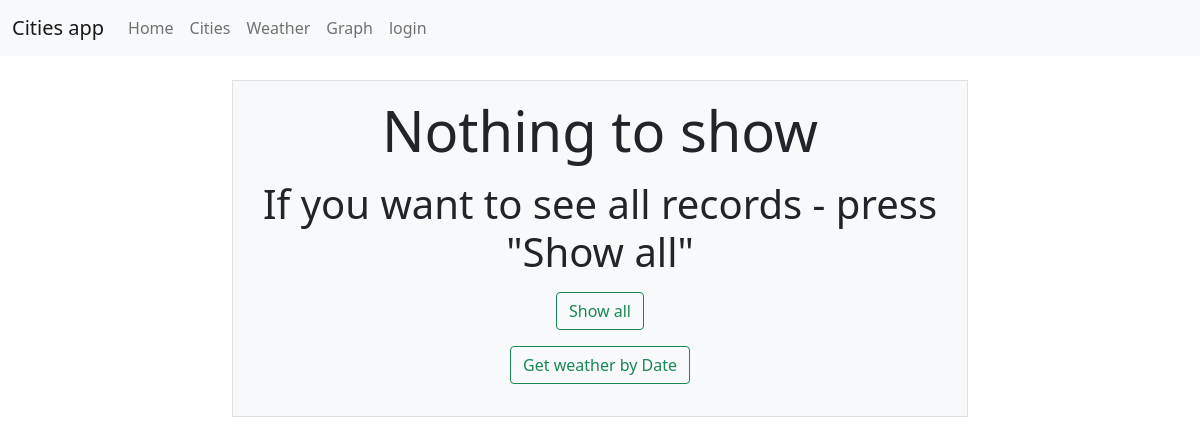
/weather/3, run on an earlier commit of the app's database.
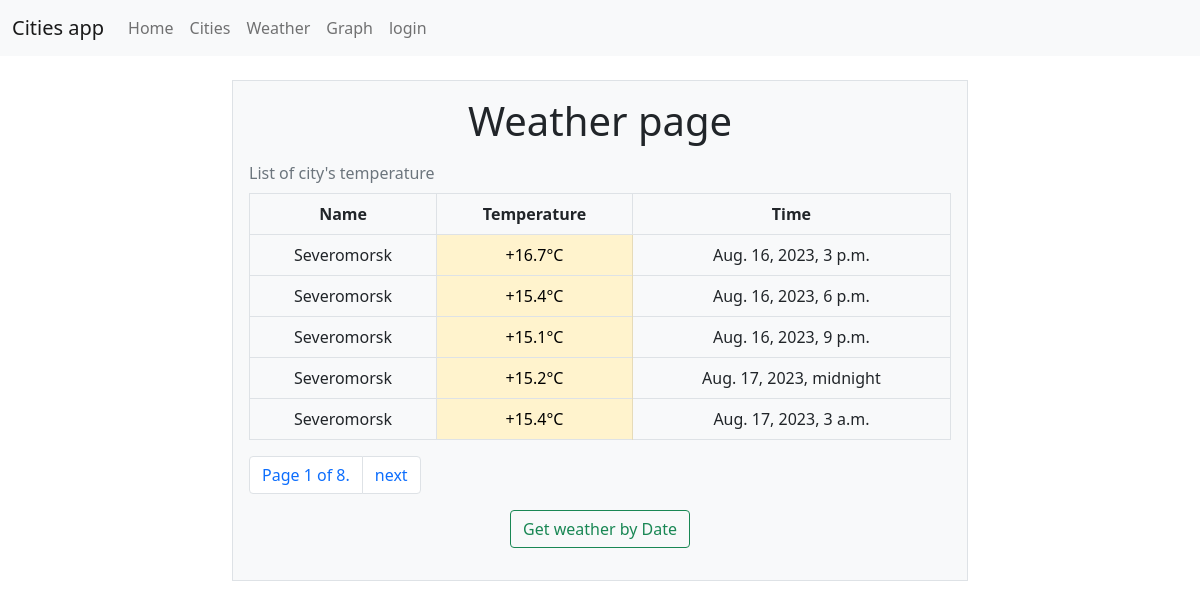
And on a later commit of the database.
### apps/weather/models.py (models this page shows, shortened)
class WeatherValue(models.Model):
    class Meta:
        db_table = "cities_weathervalue"
    date = models.DateTimeField(default=datetime.datetime.now())
    value = models.FloatField(default=0)
    cities = models.ForeignKey(City, on_delete=models.CASCADE)

### apps/cities/models.py (models this page shows)
class City(models.Model):
    def __str__(self):
        return self.name
    class Meta:
        db_table = "cities_city"
    name = models.CharField(max_length=255)

### apps/weather/list_views/weather_detail_view.py (the view)
# urls.py: path('<int:id>', CityWeatherListView.as_view(), name='city-weather'),
class CityWeatherListView(ListView):
    paginate_by = 5
    template_name = "weather/weather_list.html"
    context_object_name = "city_weathers"
    def get_queryset(self):
        city_id = self.request.path.split("/")[-1]
        return weather_queries.get_weather_by_city(city_id)

### apps/weather/queries/weather_queries.py (called while the page is built)
def get_weather_by_city(city_id: int):
    return WeatherValue.objects.\
        filter(cities_id=city_id)

### apps/templates/weather/weathervalue_list.html (shortened to what this page needs)
{% extends "base.html"%}
{% block content %}
{% if object_list.count > 0 %}
<h2 class="display-6">Weather page</h2>
    <table class="table align-middle table-bordered caption-top">
        <caption>List of city's temperature</caption>
        <thead>
            <th>Name</th>
            <th>Temperature</th>
            <th>Time</th>
        </thead>
        {% for weather in object_list %}
        <tr>
            <td>{{ weather.cities }}</td>
            {% if weather.value == 0 %}
            <td class="table-light">{{ weather.value }}&deg;C</td>
            {% elif weather.value < 0 %}
            <td class="table-primary">{{ weather.value }}&deg;C</td>
            {% elif weather.value < 10 %}
            <td class="table-info">+{{ weather.value }}&deg;C</td>
            {% elif weather.value < 15 %}
            <td class="table-success">+{{ weather.value }}&deg;C</td>
            {% elif weather.value < 20 %}
            <td class="table-warning">+{{ weather.value }}&deg;C</td>
            {% else %}
            <td class="table-danger">+{{ weather.value }}&deg;C</td>
            {% endif %}
            <td>{{ weather.date }}</td>
        </tr>
        {% endfor %}
    </table>
    <nav aria-label="Page navigation example">
        <ul class="pagination">
            <li class="page-item">
                <a class="page-link">Page {{ page_obj.number }} of {{ paginator.num_pages }}.</a>
            </li>
            {% if page_obj.has_next %}
            <li class="page-item">
                <a class="page-link" href="?page={{ page_obj.next_page_number }}" >next</a>
            </li>
            {% endif %}
        </ul>
    </nav>
    {% else %}
    <div class="mb-3">
        <p class="display-4">Nothing to show</p>
        <p class="display-6">If you want to see all records - press "Show all"</p>
        <a href="/weather" class="btn btn-outline-success">Show all</a>
    </div>
    {% endif %}
<div class="mb-3">
    <a class = "btn btn-outline-success" href="date/">Get weather by Date</a>
</div>
{% endblock content %}

### apps/templates/base.html (shortened to what this page needs)
<!DOCTYPE html>
{% load static %}
<html lang="en">
<head>
    <link rel="stylesheet" href="{% static "css/bootstrap.min.css" %}">
    <link rel="stylesheet" href="https://cdn.jsdelivr.net/npm/@eonasdan/tempus-dominus@6.7.11/dist/css/tempus-dominus.min.css">
</head>
<header>
    <nav class="navbar navbar-expand-lg navbar-light bg-light">
        <div class="container-fluid">
            <a class="navbar-brand" href="/">Cities app</a>
            <div class="collapse navbar-collapse" id="navbarSupportedContent">
              <ul class="navbar-nav me-auto mb-2 mb-lg-0">
                <li class="nav-item">
                  <a class="nav-link" href="/">Home</a>
                </li>
                <li class="nav-item">
                  <a class="nav-link" href="/cities">Cities</a>
                </li>
                <li class="nav-item">
                  <a class="nav-link" href="/weather">Weather</a>
                </li>
                <li class="nav-item">
                  <a class="nav-link" href="/graphs">Graph</a>
                </li>
                {% if request.user.is_authenticated %}
                <li class="nav-item dropdown">
                  <a class="nav-link dropdown-toggle" href="#" id="navbarDropdown" role="button" data-bs-toggle="dropdown" aria-expanded="false">
                    Create
                  </a>
                  <ul class="dropdown-menu" aria-labelledby="navbarDropdown">
                    <li><a class="dropdown-item" href="/cities/create">Create city</a></li>
                    <li><a class="dropdown-item" href="/weather/create">Create weather</a></li>
                   </ul>
                </li>
                <li class="nav-item">
                    <a class="nav-link">Welcome {{ request.user.username }}</a>
                </li>
                <li class="nav-item">
                    <a class="nav-link" href="/logout/">log out</a>
                </li>
                {% else %}
                <li class="nav-item">
                    <a class="nav-link" href="/login/">login</a>
                </li>
                {% endif %}
              </ul>
            </div>
        </div>
    </nav>
</header>
<body>
    <div class="container py-4 text-center ">
        <div class="row gy-5">
            <div class="col align-self-center">
                <div class="p-3 border bg-light">
                    {% block content %}
                    {% endblock content %}
                </div>
            </div>
        </div>
    </div>
</body>
</html>

What changed in the data, as far as the page shows it:
added WeatherValue: cities "Severomorsk", value "16.7", date "Aug. 16, 2023, 3 p.m."
added WeatherValue: cities "Severomorsk", value "15.4", date "Aug. 16, 2023, 6 p.m."
added WeatherValue: cities "Severomorsk", value "15.1", date "Aug. 16, 2023, 9 p.m."
added WeatherValue: cities "Severomorsk", value "15.2", date "Aug. 17, 2023, midnight"
added WeatherValue: cities "Severomorsk", value "15.4", date "Aug. 17, 2023, 3 a.m."
Also different on the page:
{{ page_obj.number }}: (not shown) → "1"
{{ paginator.num_pages }}: (not shown) → "8"
text no longer shown: "Nothing to show If you want to see all records - press \"Show all\" Show all"
text now shown: "Weather page List of city's temperature Name Temperature Time Page of . next"
